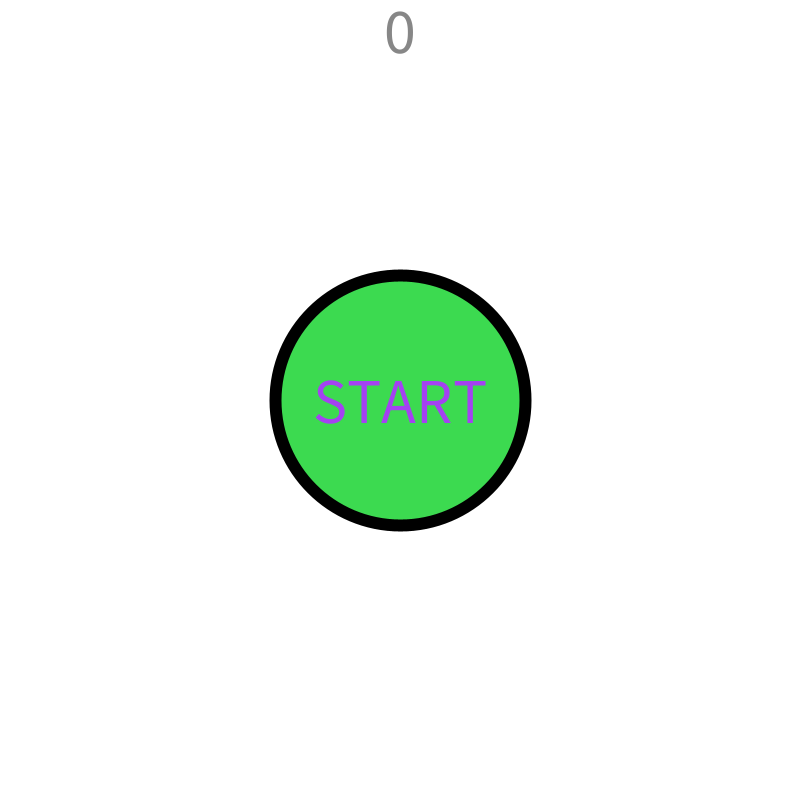
Frame 1 (no input)
Frame 60 (the mouse pressed at the canvas centre just before this capture): identical to frame 1, image omitted
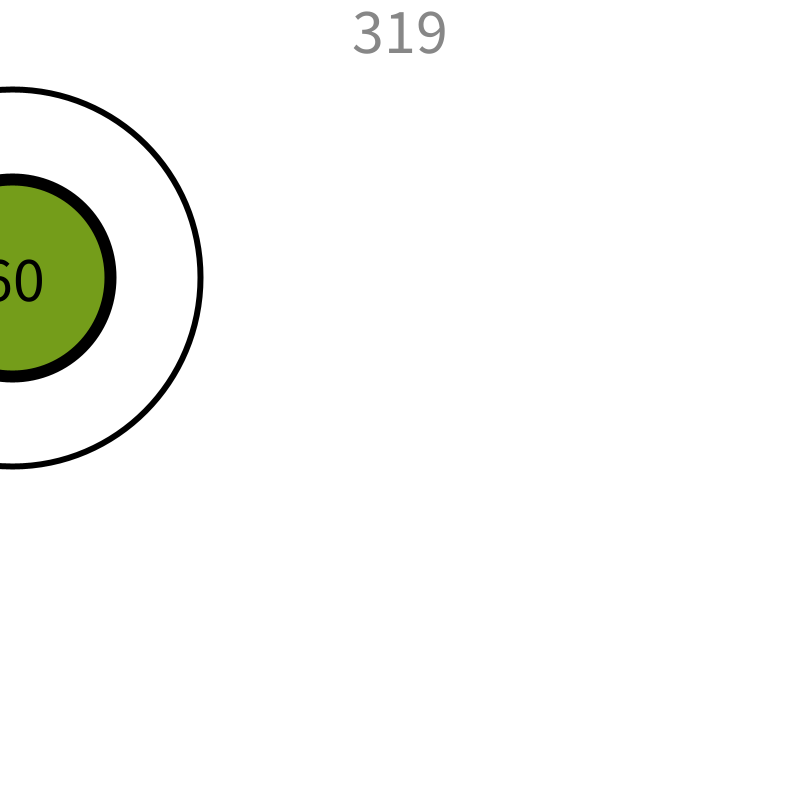
Frame 120 (the mouse held since frame 60 and released just before this capture)

The Processing sketch that drew these frames (run headless with seeded random() and noise(); from frame 60 on, the mouse is pressed at the canvas centre):

// Processing sketch: processing_115253
// ── processing_115253.pde

float point = 0;
float size = 200;
float x = 400;
float y = 400;
color text = color(random(0, 255), random(0, 255), random(0, 255));
color ball;
float timetoclick = 120;
float time = timetoclick;
boolean alive = true;
float best = 0;


void setup() {
  size(800, 800);
  frameRate(60);
  ellipseMode(CENTER);
  textAlign(CENTER, CENTER);
  textSize(64);
  ball = randomcolor();
  smooth(4);
}

void draw() {
  background(255);
  if (alive) {
    strokeWeight(12.0);
    if (point==0) {
      fill(ball);
      stroke(0);
      ellipse(x, y, 250, 250);
      fill(text);
      text("START", x, y);
      if (point_distance(x, y, mouseX, mouseY)<=150) {
        point += 100;
        jumprandom();
      }
    } 
    else {
      time--;
      strokeWeight(12.0);
      fill(ball);
      ellipse(x, y, size, size); 
      noFill();
      stroke(0);
      strokeWeight(6.0);
      ellipse(x, y, size+time*3, size+time*3);
      if (point_distance(x, y, mouseX, mouseY)<=size/2) {
        point += 100+time;
        size -= 3;
        jumprandom();
        timetoclick-=2;
        time = timetoclick;
      }
      fill(0);
      text(round(time), x, y);
    }
    if (time <= 0) {
      if (point > best) {
        best = point;
      }
      while (point_distance (x, y, mouseX, mouseY)<300) {
        jumprandom();
      }
      alive=false;
    }
    hud();
  } 
  else {
    deadhud();
  }
}



void deadhud() {
  fill(ball);
  strokeWeight(12.0);
  stroke(0);
  ellipse(x, y, size, size); 
  noFill();
  stroke(randomcolor());
  strokeWeight(6.0);
  ellipse(x, y, size+80, size+80);
  fill(0);
  text("RESTART", x, y);

  fill (0, 0, 0, 120);
  text("Final score: "+round(point), width/2, 60);
  text("Best score: "+round(best), width/2, 150);
  if (point_distance(x, y, mouseX, mouseY)<=size/2) {
    restart();
  }
}

void restart () {
  point = 0;
  size = 200;
  x = width/2;
  y = height/2;
  text = color(random(0, 255), random(0, 255), random(0, 255));
  timetoclick = 120;
  time = timetoclick;
  alive = true;
}

void hud () {
  fill(0, 0, 0, 120);
  text(round(point), width/2, 30);
}

void jumprandom() {
  x = random(0, width);
  y = random(0, height);
  ball = randomcolor();
}

color randomcolor() {
  color randomc = color(random(0, 255), random(0, 255), random(0, 255));
  return randomc;
}

float point_distance(float x1, float y1, float x2, float y2) {
  float dis = abs(sqrt((x1-x2)*(x1-x2)+(y1-y2)*(y1-y2)));
  return dis;
}
